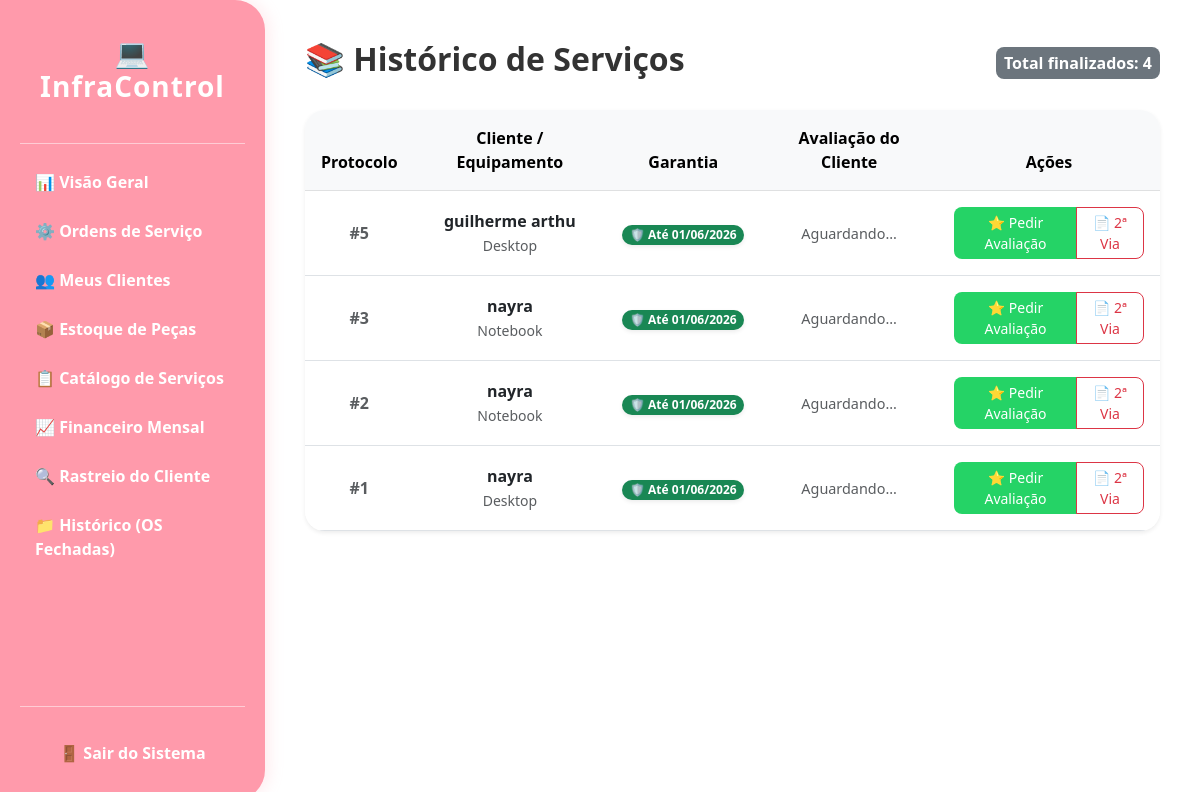
Before: /historico (signed in) with the older database file.
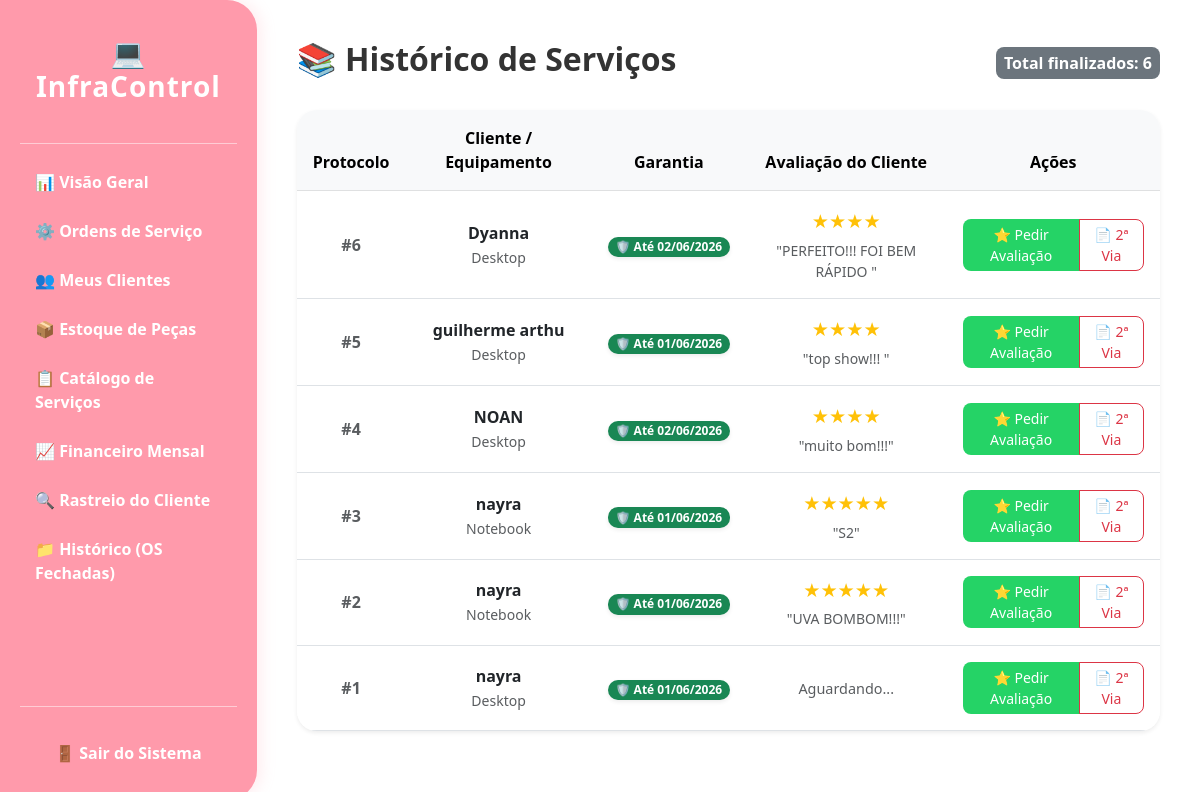
After: the same page with the newer database file.
### models.py (models this page shows)
class OrdemServico(db.Model):
    id = db.Column(db.Integer, primary_key=True)
    equipamento = db.Column(db.String(150), nullable=False)
    marca = db.Column(db.String(100))
    tipo_manutencao = db.Column(db.String(50))
    descricao_problema = db.Column(db.Text)
    diagnostico_ia = db.Column(db.Text)
    valor = db.Column(db.Float, default=0.0)
    desconto = db.Column(db.Float, default=0.0)
    status = db.Column(db.String(50), default='Aberto')
    data_abertura = db.Column(db.DateTime, default=datetime.utcnow)
    data_garantia = db.Column(db.DateTime)
    cliente_id = db.Column(db.Integer, db.ForeignKey('cliente.id'), nullable=False)
    foto_antes = db.Column(db.String(255))
    nota_cliente = db.Column(db.Integer)
    comentario_cliente = db.Column(db.Text)
    itens = db.relationship('ItemOS', backref='ordem', lazy=True, cascade="all, delete-orphan")
    servicos_feitos = db.relationship('ItemServicoOS', backref='ordem', lazy=True, cascade="all, delete-orphan")

class Cliente(db.Model):
    id = db.Column(db.Integer, primary_key=True)
    nome = db.Column(db.String(150), nullable=False)
    email = db.Column(db.String(150))
    telefone = db.Column(db.String(20), nullable=False)
    ordens = db.relationship('OrdemServico', backref='cliente', lazy=True)

### app.py (the view)
@app.route('/historico')
@login_required
def historico(): return render_template('historico.html', ordens=OrdemServico.query.filter_by(status='Finalizado').order_by(OrdemServico.id.desc()).all(), hoje=datetime.now())

### app.py (called while the page is built)
@login_manager.user_loader
def load_user(user_id): return User.query.get(int(user_id))

### templates/historico.html
{% extends "base.html" %}
{% block content %}
<div class="d-flex justify-content-between align-items-center mb-4">
    <h2 style="font-weight: 700; color: #333;">📚 Histórico de Serviços</h2>
    <span class="badge bg-secondary p-2" style="border-radius: 8px; font-size: 1rem;">Total finalizados: {{ ordens|length }}</span>
</div>
<div class="card border-0 shadow-sm" style="border-radius: 20px; overflow: hidden;">
    <table class="table table-hover m-0 align-middle text-center">
        <thead class="table-light">
            <tr>
                <th class="p-3">Protocolo</th>
                <th class="p-3">Cliente / Equipamento</th>
                <th class="p-3">Garantia</th>
                <th class="p-3">Avaliação do Cliente</th>
                <th class="p-3 text-center">Ações</th>
            </tr>
        </thead>
        <tbody>
            {% for o in ordens %}
            <tr>
                <td class="p-3 text-muted fw-bold">#{{ o.id }}</td>
                <td class="p-3"><strong>{{ o.cliente.nome }}</strong><br><small class="text-muted">{{ o.equipamento }}</small></td>
                <td class="p-3">
                    {% if o.data_garantia %}
                        {% if o.data_garantia >= hoje %}
                            <span class="badge bg-success shadow-sm" style="border-radius: 10px;">🛡️ Até {{ o.data_garantia.strftime('%d/%m/%Y') }}</span>
                        {% else %}
                            <span class="badge bg-danger shadow-sm" style="border-radius: 10px;">⚠️ Expirada</span>
                        {% endif %}
                    {% else %}<span class="badge bg-secondary">Sem registro</span>{% endif %}
                </td>
                <td class="p-3">
                    {% if o.nota_cliente %}
                        <div style="color: #ffc107; font-size: 1.2rem;">
                            {% for i in range(o.nota_cliente) %}★{% endfor %}
                        </div>
                        {% if o.comentario_cliente %}
                            <small class="text-muted d-block mt-1">"{{ o.comentario_cliente }}"</small>
                        {% endif %}
                    {% else %}
                        <span class="text-muted" style="font-size: 0.9rem;">Aguardando...</span>
                    {% endif %}
                </td>
                <td class="p-3 text-center">
                    <div class="btn-group">
                        {% set zap = o.cliente.telefone | string | replace(' ', '') | replace('-', '') | replace('(', '') | replace(')', '') %}
                        {% set link_avaliacao = request.host_url ~ 'avaliar/' ~ o.id %}
                        {% set msg = "Olá " ~ o.cliente.nome ~ "! Seu equipamento está pronto para retirada. Poderia avaliar nosso atendimento rapidinho? Acesse: " ~ link_avaliacao %}
                        <a href="https://wa.me/55{{ zap }}?text={{ msg | urlencode }}" target="_blank" class="btn btn-sm text-white" style="background-color: #25D366; border-radius: 8px 0 0 8px;" title="Pedir Avaliação">
                            ⭐ Pedir Avaliação
                        </a>
                        <a href="{{ url_for('gerar_pdf', os_id=o.id) }}" class="btn btn-sm btn-outline-danger" style="border-radius: 0 8px 8px 0;" title="Gerar 2ª Via do Recibo">
                            📄 2ª Via
                        </a>
                    </div>
                </td>
            </tr>
            {% else %}
            <tr><td colspan="5" class="p-5 text-center text-muted">Ainda não existem ordens entregues.</td></tr>
            {% endfor %}
        </tbody>
    </table>
</div>
{% endblock %}

### templates/base.html (shortened to what this page needs)
<!DOCTYPE html>
<html lang="pt-BR">
<head>
    <link href="https://cdn.jsdelivr.net/npm/bootstrap@5.3.0/dist/css/bootstrap.min.css" rel="stylesheet">
</head>
<body>
    <div class="d-flex">
        <div class="sidebar d-flex flex-column" style="width: 280px;">
            <h3 class="mb-4 text-center mt-3">💻 InfraControl</h3>
            <hr class="text-white opacity-50">
            <nav class="nav flex-column mb-auto">
                <a href="{{ url_for('dashboard') }}" class="nav-link">📊 Visão Geral</a>
                <a href="{{ url_for('ordens') }}" class="nav-link">⚙️ Ordens de Serviço</a>
                <a href="{{ url_for('clientes') }}" class="nav-link">👥 Meus Clientes</a>
                <a href="{{ url_for('estoque') }}" class="nav-link">📦 Estoque de Peças</a>
                <a href="{{ url_for('servicos') }}" class="nav-link">📋 Catálogo de Serviços</a>
                <a href="{{ url_for('relatorios') }}" class="nav-link">📈 Financeiro Mensal</a>
                <a href="{{ url_for('rastreio') }}" class="nav-link">🔍 Rastreio do Cliente</a>
                <a href="{{ url_for('historico') }}" class="nav-link">📁 Histórico (OS Fechadas)</a>
            </nav>
            <hr class="text-white opacity-50">
            <a href="{{ url_for('logout') }}" class="nav-link text-white fw-bold text-center mt-2">🚪 Sair do Sistema</a>
        </div>
        <div class="main-content flex-grow-1">
            {% block content %}{% endblock %}
        </div>
    </div>
</body>
</html>

### templates/base.html (style rules this page uses)
:root { --primary: #ffb3c6; --primary-dark: #ff9aab; --bg-light: #ffffff; }
body { background-color: var(--bg-light); font-family: 'Segoe UI', Tahoma, Geneva, Verdana, sans-serif; color: #444; }
.sidebar { background-color: var(--primary-dark); min-height: 100vh; border-radius: 0 30px 30px 0; padding: 20px; box-shadow: 4px 0 15px rgba(255, 154, 171, 0.2); }
.sidebar h3 { color: #ffffff !important; font-weight: 800; letter-spacing: 1px; }
.sidebar .nav-link { color: #ffffff !important; border-radius: 12px; transition: all 0.3s; font-weight: 600; padding: 10px 15px; margin-bottom: 5px; }
.main-content { padding: 40px; }

Changed rows visible on the page:
added OrdemServico: id "6", cliente.nome "Dyanna", equipamento "Desktop", data_garantia "02/06/2026", nota_cliente 4 (drawn), comentario_cliente "PERFEITO!!! FOI BEM RÁPIDO"
changed OrdemServico "guilherme arthu": comentario_cliente (not shown) → "top show!!!"; nota_cliente "Aguardando..." → "\" \""
now on this page (row edited): OrdemServico: id "4", cliente.nome "NOAN", equipamento "Desktop", data_garantia "02/06/2026", nota_cliente 4 (drawn), comentario_cliente "muito bom!!!"
changed OrdemServico id 3: comentario_cliente (not shown) → "S2"; nota_cliente "Aguardando..." → "\" \""
changed OrdemServico id 2: comentario_cliente (not shown) → "UVA BOMBOM!!!"; nota_cliente "Aguardando..." → "\" \""
Other visible differences:
{{ ordens|length }}: "4" → "6"
